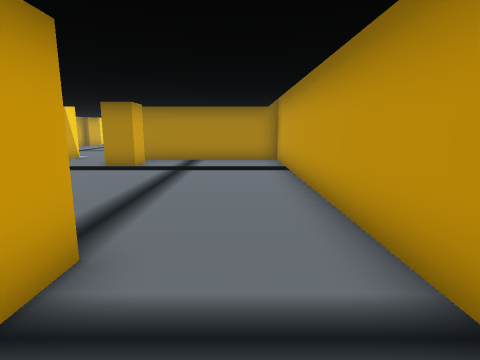
View 1 (above)

16 first-person views from a walk through a 3-D level made in the Unity game engine. The camera is 1.2 m above the floor, tilts 10° down and sees 80° across. The floor is counted in squares, 1 m on a side. Each view is taken from the middle of a square. On the plan, view 1 faces up. The plan holds only what a view shows up to about 13 squares ahead; the rest is blank. The place goes on beyond the plan. Some animated figures are not drawn. Door leaves are left out, so doorways stand open.

View 2
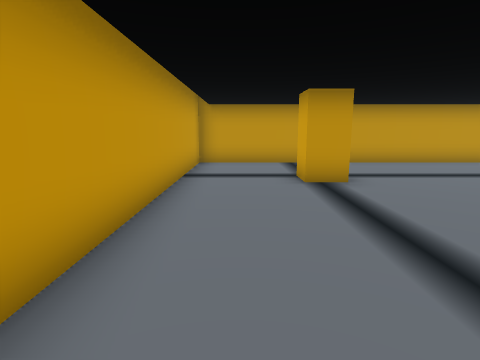

View 3
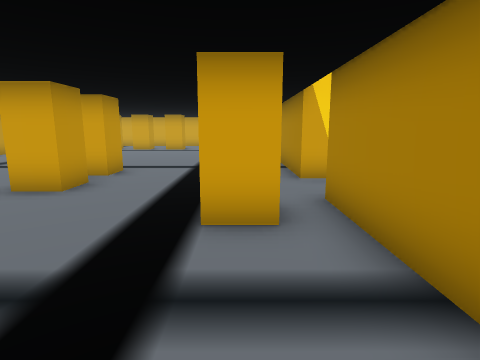

View 4
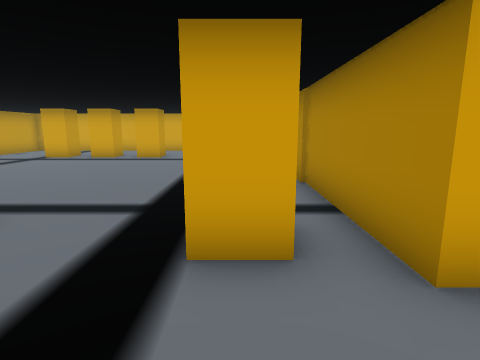

View 5
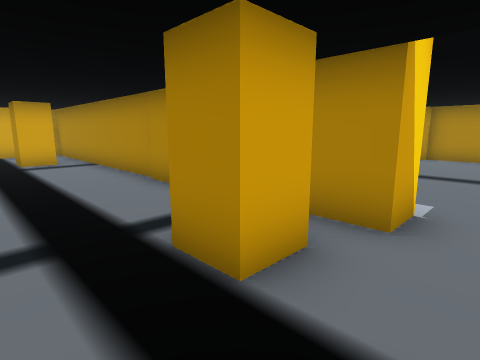

View 6
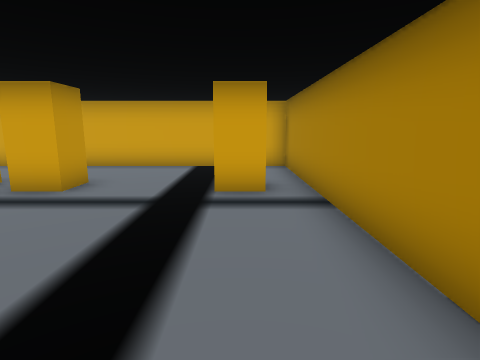

View 7
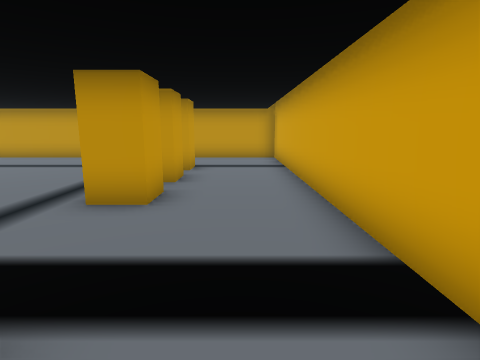

View 8
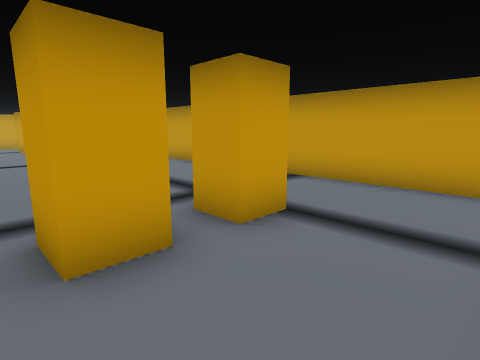

View 9
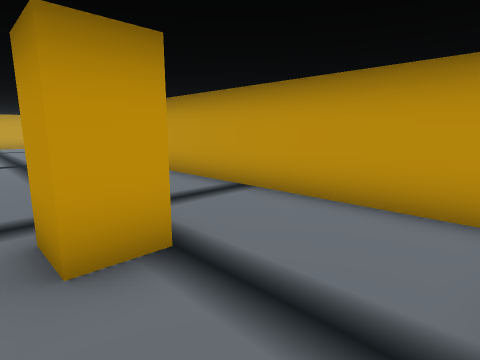

View 10
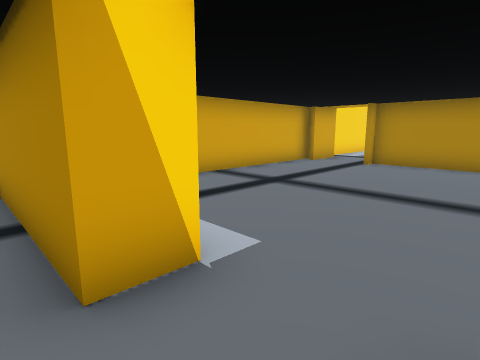

View 11
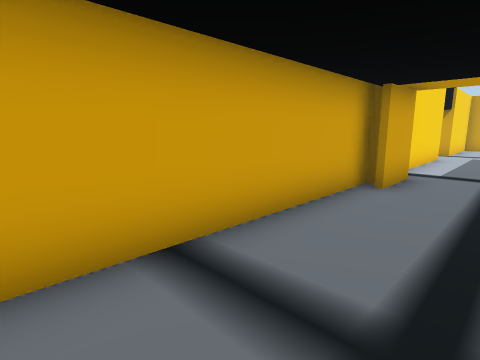

View 12
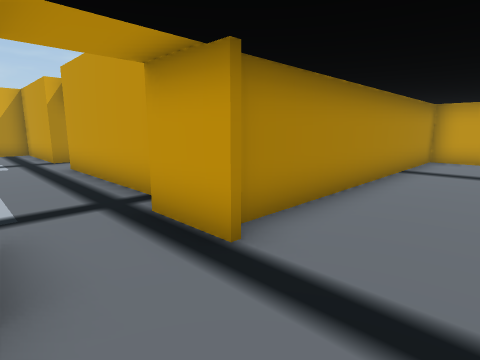

View 13
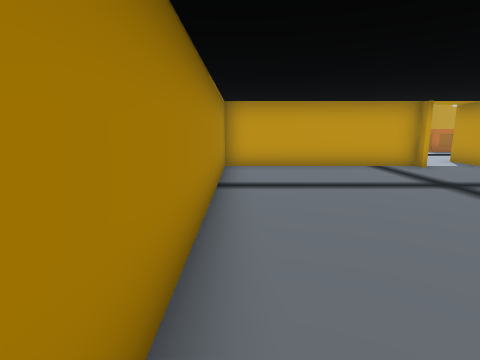

View 14
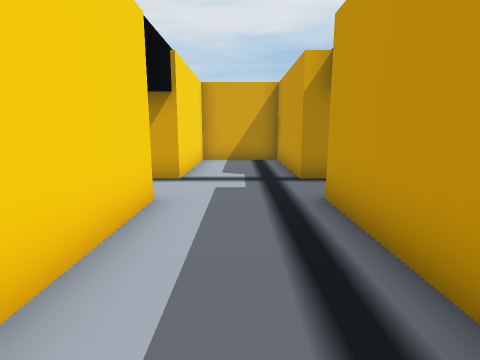

View 15
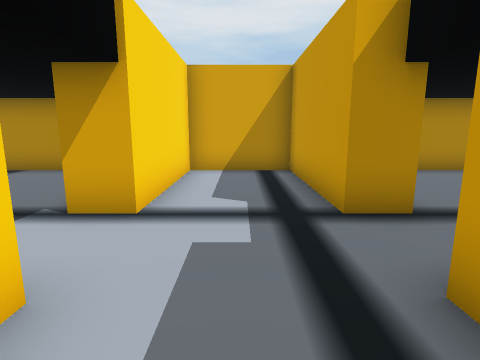

View 16
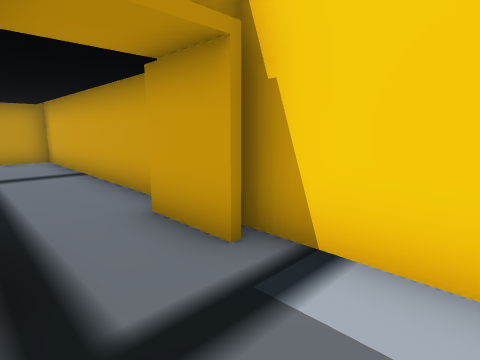

### Floor plan
Ten units are one square. View 1 is at (0, 0); x grows to the right and y downward. Boxes are objects, and circles mark ways between rooms. Rooms are numbered by the first view taken in them; rooms with no view inside come last. Other rooms are left out.
<svg viewBox="-220 -360 250 380">
<path fill="none" stroke="#000" d="M-70 -115 -215 -115 -215 15 -40 15M-21 15 15 15 15 -115 -50 -115M15 -151 15 -215 -88 -215 -88 -211M-115 -216 -115 -125 -101 -125M-115 -289 -115 -225M-85 -310 -85 -355 -115 -355 -115 -310M-85 -238 -85 -290M-110 -229 -110 -211M-90 -211 -90 -229"/>
<rect x="-185" y="-25" width="10" height="10" fill="#bbb"><title>other object</title></rect>
<rect x="-185" y="-45" width="10" height="10" fill="#bbb"><title>other object</title></rect>
<rect x="-185" y="-65" width="10" height="10" fill="#bbb"><title>other object</title></rect>
<rect x="-185" y="-105" width="10" height="10" fill="#bbb"><title>other object</title></rect>
<rect x="-85" y="-65" width="10" height="10" fill="#bbb"><title>other object</title></rect>
<rect x="-85" y="-105" width="10" height="10" fill="#bbb"><title>other object</title></rect>
<rect x="-65" y="-65" width="10" height="10" fill="#bbb"><title>other object</title></rect>
<rect x="-45" y="-105" width="10" height="10" fill="#bbb"><title>other object</title></rect>
<rect x="-25" y="-25" width="10" height="10" fill="#bbb"><title>other object</title></rect>
<circle cx="-60" cy="-120" r="3" fill="#2a7"/>
<circle cx="-100" cy="-215" r="3" fill="#2a7"/>
<text x="-100" y="-50">1</text>
<text x="-50" y="-170">2</text>
<text x="-100" y="-290">3</text>
</svg>
Room 1 opens to room 2. Room 2 opens to room 3.

Where each view was taken, in squares from view 1:
view 1: 0 up, 0 right, facing up
view 2: 9 up, 0 right, facing down
view 3: 10 up, 0 right, facing left
view 4: 10 up, 5 left, facing left
view 5: 8 up, 6 left, facing up-left
view 6: 10 up, 12 left, facing left
view 7: 11 up, 20 left, facing down
view 8: 5 up, 21 left, facing down-right
view 9: 3 up, 21 left, facing down-right
view 10: 11 up, 5 left, facing up-left
view 11: 15 up, 9 left, facing up-left
view 12: 19 up, 11 left, facing up-right
view 13: 21 up, 8 left, facing right
view 14: 24 up, 10 left, facing up
view 15: 27 up, 10 left, facing up
view 16: 25 up, 9 left, facing down-left
